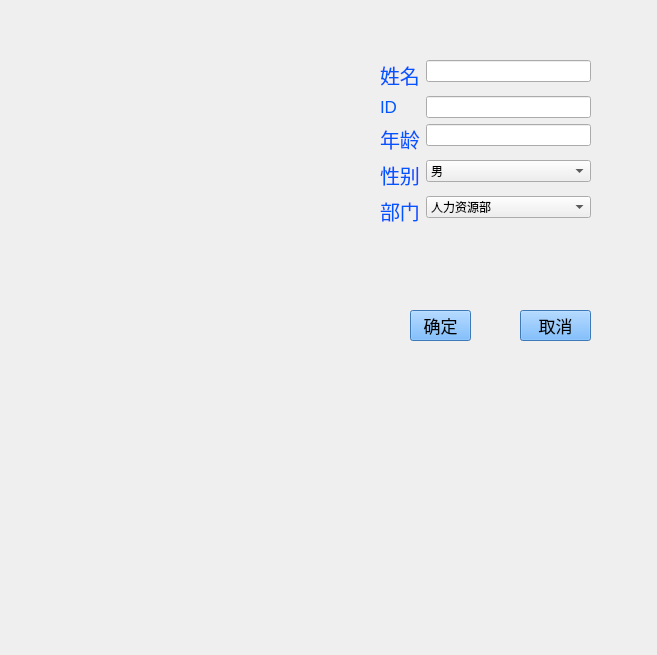
<?xml version="1.0" encoding="UTF-8"?>
<ui version="4.0">
 <class>registerDialog</class>
 <widget class="QDialog" name="registerDialog">
  <property name="geometry">
   <rect>
    <x>0</x>
    <y>0</y>
    <width>657</width>
    <height>655</height>
   </rect>
  </property>
  <property name="windowTitle">
   <string>Dialog</string>
  </property>
  <property name="styleSheet">
   <string notr="true">#registerDialog{background-image: url(:/backGround.png);}</string>
  </property>
  <widget class="QWidget" name="formLayoutWidget">
   <property name="geometry">
    <rect>
     <x>380</x>
     <y>60</y>
     <width>211</width>
     <height>171</height>
    </rect>
   </property>
   <layout class="QFormLayout" name="formLayout">
    <item row="0" column="1">
     <widget class="QLineEdit" name="nameText02"/>
    </item>
    <item row="0" column="0">
     <widget class="QLabel" name="name02">
      <property name="font">
       <font>
        <pointsize>15</pointsize>
       </font>
      </property>
      <property name="styleSheet">
       <string notr="true">color: rgb(0, 85, 255);</string>
      </property>
      <property name="text">
       <string>姓名</string>
      </property>
     </widget>
    </item>
    <item row="2" column="0">
     <widget class="QLabel" name="age02">
      <property name="font">
       <font>
        <pointsize>15</pointsize>
       </font>
      </property>
      <property name="styleSheet">
       <string notr="true">color: rgb(0, 85, 255);</string>
      </property>
      <property name="text">
       <string>年龄</string>
      </property>
     </widget>
    </item>
    <item row="2" column="1">
     <widget class="QLineEdit" name="ageText02"/>
    </item>
    <item row="3" column="1">
     <widget class="QComboBox" name="boxSex02">
      <item>
       <property name="text">
        <string>男</string>
       </property>
      </item>
      <item>
       <property name="text">
        <string>女</string>
       </property>
      </item>
     </widget>
    </item>
    <item row="3" column="0">
     <widget class="QLabel" name="sex02">
      <property name="font">
       <font>
        <pointsize>15</pointsize>
       </font>
      </property>
      <property name="styleSheet">
       <string notr="true">color: rgb(0, 85, 255);</string>
      </property>
      <property name="text">
       <string>性别</string>
      </property>
     </widget>
    </item>
    <item row="4" column="1">
     <widget class="QComboBox" name="boxDepartment02">
      <item>
       <property name="text">
        <string>人力资源部</string>
       </property>
      </item>
      <item>
       <property name="text">
        <string>技术部</string>
       </property>
      </item>
      <item>
       <property name="text">
        <string>销售部</string>
       </property>
      </item>
      <item>
       <property name="text">
        <string>研发部</string>
       </property>
      </item>
      <item>
       <property name="text">
        <string>售后</string>
       </property>
      </item>
     </widget>
    </item>
    <item row="4" column="0">
     <widget class="QLabel" name="department02">
      <property name="font">
       <font>
        <pointsize>15</pointsize>
       </font>
      </property>
      <property name="styleSheet">
       <string notr="true">color: rgb(0, 85, 255);</string>
      </property>
      <property name="text">
       <string>部门</string>
      </property>
     </widget>
    </item>
    <item row="1" column="0">
     <widget class="QLabel" name="id">
      <property name="font">
       <font>
        <pointsize>13</pointsize>
       </font>
      </property>
      <property name="styleSheet">
       <string notr="true">color: rgb(0, 85, 255);</string>
      </property>
      <property name="text">
       <string>ID</string>
      </property>
     </widget>
    </item>
    <item row="1" column="1">
     <widget class="QLineEdit" name="idText"/>
    </item>
   </layout>
  </widget>
  <widget class="QToolButton" name="btnOK02">
   <property name="geometry">
    <rect>
     <x>410</x>
     <y>310</y>
     <width>61</width>
     <height>31</height>
    </rect>
   </property>
   <property name="font">
    <font>
     <pointsize>13</pointsize>
    </font>
   </property>
   <property name="styleSheet">
    <string notr="true">background-color: rgb(85, 170, 255);</string>
   </property>
   <property name="text">
    <string>确定</string>
   </property>
  </widget>
  <widget class="QToolButton" name="btnCancel02">
   <property name="geometry">
    <rect>
     <x>520</x>
     <y>310</y>
     <width>71</width>
     <height>31</height>
    </rect>
   </property>
   <property name="font">
    <font>
     <pointsize>13</pointsize>
    </font>
   </property>
   <property name="styleSheet">
    <string notr="true">background-color: rgb(85, 170, 255);</string>
   </property>
   <property name="text">
    <string>取消</string>
   </property>
  </widget>
 </widget>
 <resources/>
 <connections/>
</ui>
